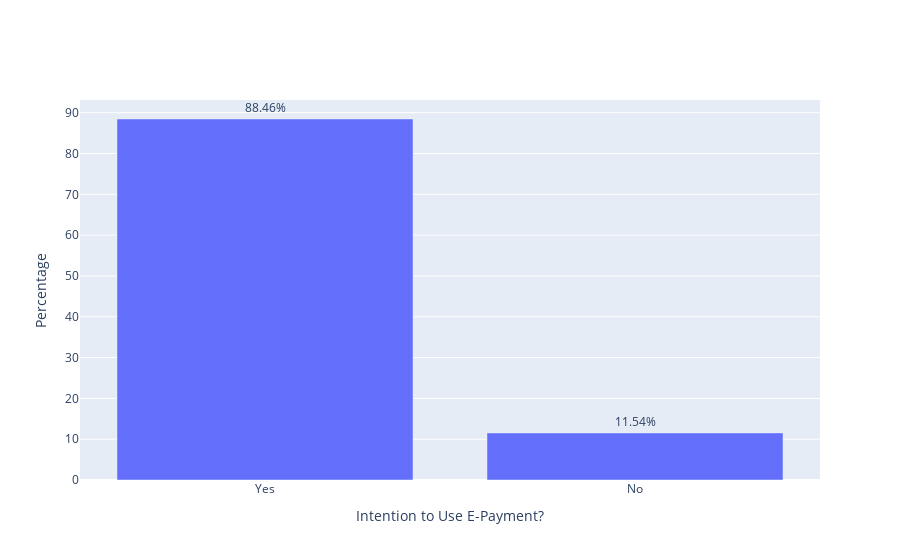

Source (notebook cell):
### Code cell
tmp_dict = {"Yes" : tmp_col.sum(), "No" : 286 - tmp_col.sum()}

tmp_df = pd.DataFrame(pd.Series(tmp_dict)).T
tmp_df.iloc[0, :] = tmp_df.iloc[0, :] / tmp_df.iloc[0, :].sum() * 100.0
show_bar_graph_percentage(tmp_df, "", "Intention to Use E-Payment?", "Y Axis", "Percentage")

### Figure 1 — Plotly figure (JSON) as saved in the notebook; plotly's stock layout.template omitted (floating-point values rounded to 4 significant figures)
{"data": [{"name": "0", "textposition": "outside", "texttemplate": "%{value:.2f}%", "type": "bar", "x": ["Yes", "No"], "y": [88.46, 11.54]}], "layout": {"legend": {"title": {"text": "Y Axis"}}, "xaxis": {"title": {"text": "Intention to Use E-Payment?"}}, "yaxis": {"title": {"text": "Percentage"}}}}
